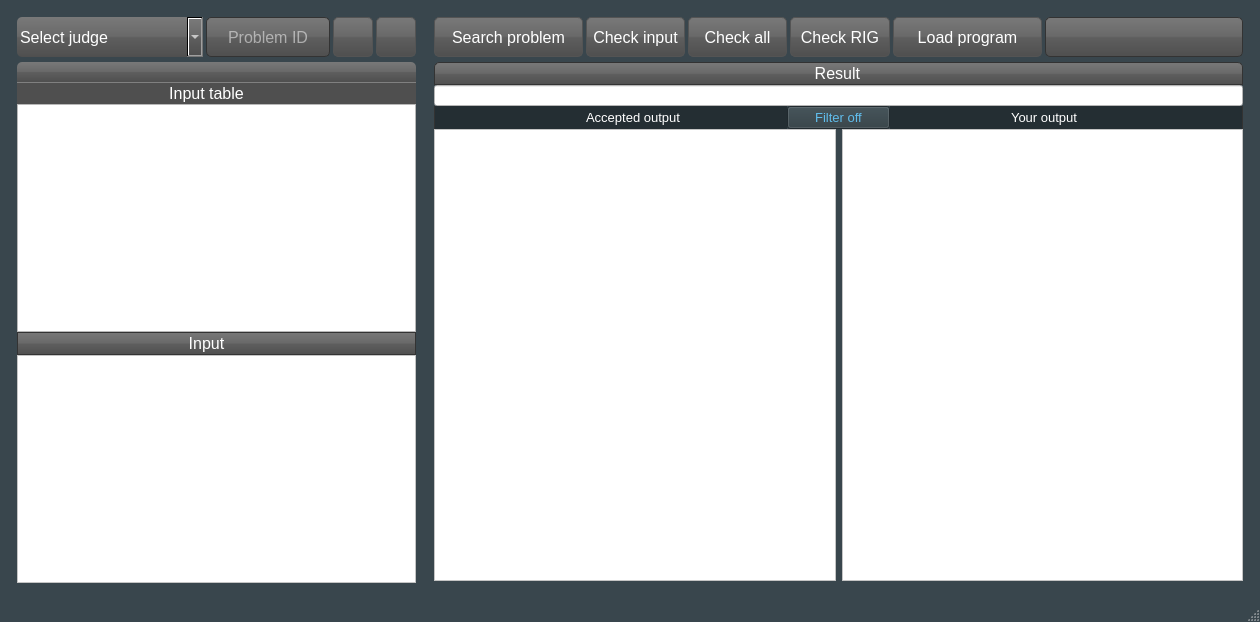
<?xml version="1.0" encoding="UTF-8"?>
<ui version="4.0">
 <class>MainWindow</class>
 <widget class="QMainWindow" name="MainWindow">
  <property name="geometry">
   <rect>
    <x>0</x>
    <y>0</y>
    <width>1260</width>
    <height>622</height>
   </rect>
  </property>
  <property name="font">
   <font>
    <family>Microsoft Sans Serif</family>
    <pointsize>12</pointsize>
    <weight>50</weight>
    <bold>false</bold>
   </font>
  </property>
  <property name="windowTitle">
   <string>MainWindow</string>
  </property>
  <property name="styleSheet">
   <string notr="true">QMainWindow {
	background: #39464d;
}

QComboBox {
	background: #39464d;
}

QComboBox QAbstractItemView {
	background: #39464d;
}

QTableWidget QTableCornerButton::section {
    background-color: #242e33;
}

QTextEdit:hover {
  border: 1px solid #3385ff;
}

QPlainTextEdit:hover {
  border: 1px solid #3385ff;
}

QTableWidget:hover {
  border: 1px solid #3385ff;
}

QToolTip {
	border: none;
	background-color: #F4F9D4;
	color: black;
	font-size: 12px;
}

</string>
  </property>
  <widget class="QWidget" name="centralWidget">
   <property name="styleSheet">
    <string notr="true"/>
   </property>
   <layout class="QGridLayout" name="gridLayout_2">
    <item row="0" column="1">
     <layout class="QVBoxLayout" name="verticalLayout" stretch="0">
      <property name="spacing">
       <number>6</number>
      </property>
      <item>
       <layout class="QHBoxLayout" name="horizontalLayout_2" stretch="1,2">
        <property name="spacing">
         <number>6</number>
        </property>
        <item>
         <layout class="QVBoxLayout" name="verticalLayout_3" stretch="0,0,0,0,0,0,0,0">
          <property name="spacing">
           <number>0</number>
          </property>
          <property name="sizeConstraint">
           <enum>QLayout::SetDefaultConstraint</enum>
          </property>
          <property name="leftMargin">
           <number>6</number>
          </property>
          <property name="topMargin">
           <number>6</number>
          </property>
          <property name="rightMargin">
           <number>6</number>
          </property>
          <property name="bottomMargin">
           <number>6</number>
          </property>
          <item>
           <layout class="QHBoxLayout" name="horizontalLayout_11" stretch="3,2,0,0">
            <property name="spacing">
             <number>3</number>
            </property>
            <item>
             <widget class="QComboBox" name="judgeSelect">
              <property name="minimumSize">
               <size>
                <width>104</width>
                <height>0</height>
               </size>
              </property>
              <property name="maximumSize">
               <size>
                <width>240</width>
                <height>40</height>
               </size>
              </property>
              <property name="font">
               <font>
                <family>Microsoft Sans Serif</family>
                <pointsize>12</pointsize>
               </font>
              </property>
              <property name="layoutDirection">
               <enum>Qt::LeftToRight</enum>
              </property>
              <property name="styleSheet">
               <string notr="true">border-radius: 5px;
background: qlineargradient(x1:0, y1:0, x2:0, y2:1, stop:0 #797979, stop:0.48 #696969, stop:0.52 #5e5e5e, stop:1 #4f4f4f);
padding: 1px 23px 1px 3px;
min-width: 6em;
color: #ffffff;
border: none;

</string>
              </property>
              <property name="currentText">
               <string>Select judge</string>
              </property>
              <item>
               <property name="text">
                <string>Select judge</string>
               </property>
              </item>
              <item>
               <property name="text">
                <string>Toph</string>
               </property>
              </item>
              <item>
               <property name="text">
                <string>Dev Skill</string>
               </property>
              </item>
              <item>
               <property name="text">
                <string>CATS Online Judge</string>
               </property>
              </item>
              <item>
               <property name="text">
                <string>URI Online Judge</string>
               </property>
              </item>
              <item>
               <property name="text">
                <string>Facebook Hacker Cup</string>
               </property>
              </item>
              <item>
               <property name="text">
                <string>Light Online Judge</string>
               </property>
              </item>
              <item>
               <property name="text">
                <string>Google Code Jam</string>
               </property>
              </item>
              <item>
               <property name="text">
                <string>UVa Online Judge</string>
               </property>
              </item>
              <item>
               <property name="text">
                <string>ACM-ICPC Live Archive</string>
               </property>
              </item>
             </widget>
            </item>
            <item>
             <widget class="QLineEdit" name="problemId">
              <property name="minimumSize">
               <size>
                <width>80</width>
                <height>40</height>
               </size>
              </property>
              <property name="font">
               <font>
                <family>Microsoft Sans Serif</family>
                <pointsize>12</pointsize>
               </font>
              </property>
              <property name="styleSheet">
               <string notr="true">QLineEdit {
border: 1px solid #333333;
	border-radius: 5px;
	background: qlineargradient(x1:0, y1:0, x2:0, y2:1, stop:0 #797979, stop:0.48 #696969, stop:0.52 #5e5e5e, stop:1 #4f4f4f);
	min-width: 6em;
	color: #ffffff;

padding: 0px;
text-align: center;
}</string>
              </property>
              <property name="inputMask">
               <string/>
              </property>
              <property name="text">
               <string/>
              </property>
              <property name="alignment">
               <set>Qt::AlignCenter</set>
              </property>
              <property name="placeholderText">
               <string>Problem ID</string>
              </property>
             </widget>
            </item>
            <item>
             <widget class="QPushButton" name="hintButton">
              <property name="sizePolicy">
               <sizepolicy hsizetype="Fixed" vsizetype="Fixed">
                <horstretch>0</horstretch>
                <verstretch>0</verstretch>
               </sizepolicy>
              </property>
              <property name="minimumSize">
               <size>
                <width>40</width>
                <height>40</height>
               </size>
              </property>
              <property name="maximumSize">
               <size>
                <width>40</width>
                <height>40</height>
               </size>
              </property>
              <property name="font">
               <font>
                <family>DejaVu Sans</family>
               </font>
              </property>
              <property name="styleSheet">
               <string notr="true">QPushButton {
   background: qlineargradient(x1:0, y1:0, x2:0, y2:1, stop:0 #797979, stop:0.48 #696969, stop:0.52 #5e5e5e, stop:1 #4f4f4f);
   border-color: #545454;
   border-width: 1px;
   border-radius: 5px;
   border-style: solid;
   color: white;
 }

QPushButton:pressed {
   background: qradialgradient(cx:0.5, cy:0.5, radius:1, fx:0.5, fy:0.5, stop:0 #dddddd, stop:1 #777777);
}</string>
              </property>
              <property name="text">
               <string/>
              </property>
             </widget>
            </item>
            <item>
             <widget class="QLabel" name="loadLabel">
              <property name="minimumSize">
               <size>
                <width>40</width>
                <height>40</height>
               </size>
              </property>
              <property name="maximumSize">
               <size>
                <width>40</width>
                <height>40</height>
               </size>
              </property>
              <property name="font">
               <font>
                <family>DejaVu Sans</family>
               </font>
              </property>
              <property name="styleSheet">
               <string notr="true">   background: qlineargradient(x1:0, y1:0, x2:0, y2:1, stop:0 #797979, stop:0.48 #696969, stop:0.52 #5e5e5e, stop:1 #4f4f4f);
   border-color: #545454;
   border-width: 1px;
   border-radius: 5px;
   border-style: solid;
   color: white;</string>
              </property>
              <property name="text">
               <string/>
              </property>
             </widget>
            </item>
           </layout>
          </item>
          <item>
           <spacer name="verticalSpacer">
            <property name="orientation">
             <enum>Qt::Vertical</enum>
            </property>
            <property name="sizeType">
             <enum>QSizePolicy::Fixed</enum>
            </property>
            <property name="sizeHint" stdset="0">
             <size>
              <width>0</width>
              <height>5</height>
             </size>
            </property>
           </spacer>
          </item>
          <item>
           <layout class="QVBoxLayout" name="verticalLayout_6">
            <property name="spacing">
             <number>0</number>
            </property>
            <item>
             <widget class="QLabel" name="probNameLabel">
              <property name="font">
               <font>
                <family>Microsoft Sans Serif</family>
                <pointsize>12</pointsize>
               </font>
              </property>
              <property name="layoutDirection">
               <enum>Qt::LeftToRight</enum>
              </property>
              <property name="styleSheet">
               <string notr="true">border-top-left-radius: 5px;
border-top-right-radius: 5px;
background: qlineargradient(x1:0, y1:0, x2:0, y2:1, stop:0 #797979, stop:0.48 #696969, stop:0.52 #5e5e5e, stop:1 #4f4f4f);
padding: 1px 23px 1px 3px;
min-width: 6em;
color: #ffffff;
text-align: center;</string>
              </property>
              <property name="text">
               <string/>
              </property>
              <property name="alignment">
               <set>Qt::AlignCenter</set>
              </property>
             </widget>
            </item>
            <item>
             <widget class="QLabel" name="label_7">
              <property name="minimumSize">
               <size>
                <width>0</width>
                <height>1</height>
               </size>
              </property>
              <property name="maximumSize">
               <size>
                <width>16777215</width>
                <height>1</height>
               </size>
              </property>
              <property name="styleSheet">
               <string notr="true">background: gray;</string>
              </property>
              <property name="text">
               <string/>
              </property>
             </widget>
            </item>
            <item>
             <widget class="QLabel" name="label_6">
              <property name="minimumSize">
               <size>
                <width>104</width>
                <height>20</height>
               </size>
              </property>
              <property name="font">
               <font>
                <family>Microsoft Sans Serif</family>
                <pointsize>12</pointsize>
               </font>
              </property>
              <property name="styleSheet">
               <string notr="true">background: #4f4f4f;
padding: 1px 23px 1px 3px;
min-width: 6em;
color: #ffffff;
text-align: center;</string>
              </property>
              <property name="text">
               <string>Input table</string>
              </property>
              <property name="alignment">
               <set>Qt::AlignCenter</set>
              </property>
             </widget>
            </item>
           </layout>
          </item>
          <item>
           <layout class="QHBoxLayout" name="horizontalLayout_8">
            <property name="spacing">
             <number>0</number>
            </property>
           </layout>
          </item>
          <item>
           <spacer name="verticalSpacer_2">
            <property name="orientation">
             <enum>Qt::Vertical</enum>
            </property>
            <property name="sizeType">
             <enum>QSizePolicy::Fixed</enum>
            </property>
            <property name="sizeHint" stdset="0">
             <size>
              <width>20</width>
              <height>0</height>
             </size>
            </property>
           </spacer>
          </item>
          <item>
           <widget class="InfoTable" name="inputTable">
            <property name="font">
             <font>
              <family>Microsoft Sans Serif</family>
              <pointsize>12</pointsize>
             </font>
            </property>
            <property name="styleSheet">
             <string notr="true"/>
            </property>
           </widget>
          </item>
          <item>
           <widget class="QLabel" name="label_3">
            <property name="font">
             <font>
              <family>Microsoft Sans Serif</family>
              <pointsize>12</pointsize>
             </font>
            </property>
            <property name="layoutDirection">
             <enum>Qt::LeftToRight</enum>
            </property>
            <property name="styleSheet">
             <string notr="true">border: 1px solid #333333;
	background: qlineargradient(x1:0, y1:0, x2:0, y2:1, stop:0 #797979, stop:0.48 #696969, stop:0.52 #5e5e5e, stop:1 #4f4f4f);
	padding: 1px 23px 1px 3px;
	min-width: 6em;
	color: #ffffff;</string>
            </property>
            <property name="text">
             <string>Input</string>
            </property>
            <property name="alignment">
             <set>Qt::AlignCenter</set>
            </property>
           </widget>
          </item>
          <item>
           <widget class="Editor" name="customIn">
            <property name="font">
             <font>
              <family>Courier</family>
              <pointsize>12</pointsize>
              <weight>50</weight>
              <bold>false</bold>
             </font>
            </property>
            <property name="styleSheet">
             <string notr="true">QPlainTextEdit {
background: white;
}</string>
            </property>
           </widget>
          </item>
         </layout>
        </item>
        <item>
         <layout class="QVBoxLayout" name="verticalLayout_2" stretch="0,0,0,0,0,0,0">
          <property name="spacing">
           <number>0</number>
          </property>
          <property name="leftMargin">
           <number>6</number>
          </property>
          <property name="topMargin">
           <number>6</number>
          </property>
          <property name="rightMargin">
           <number>6</number>
          </property>
          <property name="bottomMargin">
           <number>6</number>
          </property>
          <item>
           <layout class="QHBoxLayout" name="horizontalLayout_13" stretch="3,2,2,2,3,4">
            <property name="spacing">
             <number>3</number>
            </property>
            <item>
             <widget class="QPushButton" name="searchProb">
              <property name="minimumSize">
               <size>
                <width>0</width>
                <height>40</height>
               </size>
              </property>
              <property name="font">
               <font>
                <family>Microsoft Sans Serif</family>
                <pointsize>12</pointsize>
               </font>
              </property>
              <property name="styleSheet">
               <string notr="true">QPushButton {
   background: qlineargradient(x1:0, y1:0, x2:0, y2:1, stop:0 #797979, stop:0.48 #696969, stop:0.52 #5e5e5e, stop:1 #4f4f4f);
   border-color: #545454;
   border-width: 1px;
   border-radius: 5px;
   border-style: solid;
   color: white;
                     }
QPushButton:pressed {
   background: qradialgradient(cx:0.5, cy:0.5, radius:1, fx:0.5, fy:0.5, stop:0 #dddddd, stop:1 #777777);
}</string>
              </property>
              <property name="text">
               <string>Search problem</string>
              </property>
             </widget>
            </item>
            <item>
             <widget class="QPushButton" name="checkIn">
              <property name="minimumSize">
               <size>
                <width>0</width>
                <height>40</height>
               </size>
              </property>
              <property name="maximumSize">
               <size>
                <width>16777215</width>
                <height>16777215</height>
               </size>
              </property>
              <property name="font">
               <font>
                <family>Microsoft Sans Serif</family>
                <pointsize>12</pointsize>
               </font>
              </property>
              <property name="styleSheet">
               <string notr="true">QPushButton {
   background: qlineargradient(x1:0, y1:0, x2:0, y2:1, stop:0 #797979, stop:0.48 #696969, stop:0.52 #5e5e5e, stop:1 #4f4f4f);
   border-color: #545454;
   border-width: 1px;
   border-radius: 5px;
   border-style: solid;
   color: white;
                     }
QPushButton:pressed {
   background: qradialgradient(cx:0.5, cy:0.5, radius:1, fx:0.5, fy:0.5, stop:0 #dddddd, stop:1 #777777);
}</string>
              </property>
              <property name="text">
               <string>Check input</string>
              </property>
             </widget>
            </item>
            <item>
             <widget class="QPushButton" name="checkAll">
              <property name="minimumSize">
               <size>
                <width>0</width>
                <height>40</height>
               </size>
              </property>
              <property name="font">
               <font>
                <family>Microsoft Sans Serif</family>
                <pointsize>12</pointsize>
               </font>
              </property>
              <property name="styleSheet">
               <string notr="true">QPushButton {
   background: qlineargradient(x1:0, y1:0, x2:0, y2:1, stop:0 #797979, stop:0.48 #696969, stop:0.52 #5e5e5e, stop:1 #4f4f4f);
   border-color: #545454;
   border-width: 1px;
   border-radius: 5px;
   border-style: solid;
   color: white;
                     }
QPushButton:pressed {
   background: qradialgradient(cx:0.5, cy:0.5, radius:1, fx:0.5, fy:0.5, stop:0 #dddddd, stop:1 #777777);
}</string>
              </property>
              <property name="text">
               <string>Check all</string>
              </property>
             </widget>
            </item>
            <item>
             <widget class="QPushButton" name="checkRIG">
              <property name="minimumSize">
               <size>
                <width>0</width>
                <height>40</height>
               </size>
              </property>
              <property name="font">
               <font>
                <family>Microsoft Sans Serif</family>
                <pointsize>12</pointsize>
               </font>
              </property>
              <property name="styleSheet">
               <string notr="true">QPushButton {
   background: qlineargradient(x1:0, y1:0, x2:0, y2:1, stop:0 #797979, stop:0.48 #696969, stop:0.52 #5e5e5e, stop:1 #4f4f4f);
   border-color: #545454;
   border-width: 1px;
   border-radius: 5px;
   border-style: solid;
   color: white;
                     }
QPushButton:pressed {
   background: qradialgradient(cx:0.5, cy:0.5, radius:1, fx:0.5, fy:0.5, stop:0 #dddddd, stop:1 #777777);
}</string>
              </property>
              <property name="text">
               <string>Check RIG</string>
              </property>
             </widget>
            </item>
            <item>
             <widget class="QPushButton" name="submitCode">
              <property name="minimumSize">
               <size>
                <width>0</width>
                <height>40</height>
               </size>
              </property>
              <property name="font">
               <font>
                <family>Microsoft Sans Serif</family>
                <pointsize>12</pointsize>
               </font>
              </property>
              <property name="styleSheet">
               <string notr="true">QPushButton {
   background: qlineargradient(x1:0, y1:0, x2:0, y2:1, stop:0 #797979, stop:0.48 #696969, stop:0.52 #5e5e5e, stop:1 #4f4f4f);
   border-color: #545454;
   border-width: 1px;
   border-radius: 5px;
   border-style: solid;
   color: white;
                     }
QPushButton:pressed {
   background: qradialgradient(cx:0.5, cy:0.5, radius:1, fx:0.5, fy:0.5, stop:0 #dddddd, stop:1 #777777);
}</string>
              </property>
              <property name="text">
               <string>Load program</string>
              </property>
             </widget>
            </item>
            <item>
             <widget class="LineEdit" name="timeLimitIn">
              <property name="minimumSize">
               <size>
                <width>80</width>
                <height>40</height>
               </size>
              </property>
              <property name="font">
               <font>
                <family>Microsoft Sans Serif</family>
                <pointsize>12</pointsize>
               </font>
              </property>
              <property name="styleSheet">
               <string notr="true">QLineEdit {
border: 1px solid #333333;
	border-radius: 5px;
	background: qlineargradient(x1:0, y1:0, x2:0, y2:1, stop:0 #797979, stop:0.48 #696969, stop:0.52 #5e5e5e, stop:1 #4f4f4f);
	min-width: 6em;
	color: #ffffff;

padding: 0px;
text-align: center;
}</string>
              </property>
              <property name="alignment">
               <set>Qt::AlignCenter</set>
              </property>
              <property name="placeholderText">
               <string/>
              </property>
             </widget>
            </item>
           </layout>
          </item>
          <item>
           <spacer name="verticalSpacer_3">
            <property name="orientation">
             <enum>Qt::Vertical</enum>
            </property>
            <property name="sizeType">
             <enum>QSizePolicy::Fixed</enum>
            </property>
            <property name="sizeHint" stdset="0">
             <size>
              <width>0</width>
              <height>5</height>
             </size>
            </property>
           </spacer>
          </item>
          <item>
           <widget class="QLabel" name="label">
            <property name="font">
             <font>
              <family>Microsoft Sans Serif</family>
              <pointsize>12</pointsize>
             </font>
            </property>
            <property name="layoutDirection">
             <enum>Qt::LeftToRight</enum>
            </property>
            <property name="styleSheet">
             <string notr="true">border: 1px solid #333333;
border-top-left-radius: 5px;
border-top-right-radius: 5px;
background: qlineargradient(x1:0, y1:0, x2:0, y2:1, stop:0 #797979, stop:0.48 #696969, stop:0.52 #5e5e5e, stop:1 #4f4f4f);
padding: 1px 23px 1px 3px;
min-width: 6em;
color: #ffffff;
text-align: center;</string>
            </property>
            <property name="text">
             <string>    Result</string>
            </property>
            <property name="alignment">
             <set>Qt::AlignCenter</set>
            </property>
           </widget>
          </item>
          <item>
           <widget class="QLineEdit" name="resultLine">
            <property name="minimumSize">
             <size>
              <width>0</width>
              <height>21</height>
             </size>
            </property>
            <property name="maximumSize">
             <size>
              <width>16777215</width>
              <height>21</height>
             </size>
            </property>
            <property name="font">
             <font>
              <family>Microsoft Sans Serif</family>
              <pointsize>10</pointsize>
             </font>
            </property>
            <property name="styleSheet">
             <string notr="true">QLineEdit {
background: white;
border-left: 1px solid #333333;
border-right: 1px solid #333333;
}</string>
            </property>
            <property name="readOnly">
             <bool>true</bool>
            </property>
           </widget>
          </item>
          <item>
           <layout class="QHBoxLayout" name="horizontalLayout_9">
            <property name="spacing">
             <number>0</number>
            </property>
            <item>
             <layout class="QHBoxLayout" name="horizontalLayout" stretch="0,3,1,3,0">
              <property name="spacing">
               <number>0</number>
              </property>
              <item>
               <widget class="QLabel" name="label_4">
                <property name="styleSheet">
                 <string notr="true">color: #242e33;
background: #242e33;
padding: 0px;
border-left: 1px solid #333333;</string>
                </property>
                <property name="text">
                 <string>TextLel</string>
                </property>
               </widget>
              </item>
              <item>
               <widget class="QLabel" name="acOutLabel">
                <property name="minimumSize">
                 <size>
                  <width>0</width>
                  <height>22</height>
                 </size>
                </property>
                <property name="font">
                 <font>
                  <family>Microsoft Sans Serif</family>
                  <pointsize>10</pointsize>
                 </font>
                </property>
                <property name="styleSheet">
                 <string notr="true">color: white;
background: #242e33;
padding: 0px;
</string>
                </property>
                <property name="text">
                 <string>Accepted output</string>
                </property>
                <property name="alignment">
                 <set>Qt::AlignCenter</set>
                </property>
               </widget>
              </item>
              <item>
               <widget class="QPushButton" name="filter">
                <property name="font">
                 <font>
                  <family>Microsoft Sans Serif</family>
                  <pointsize>10</pointsize>
                 </font>
                </property>
                <property name="styleSheet">
                 <string notr="true">color: rgb(96, 189, 236);
background: #2d3a40;
text-align: center;

</string>
                </property>
                <property name="text">
                 <string>Filter off</string>
                </property>
                <property name="checkable">
                 <bool>true</bool>
                </property>
               </widget>
              </item>
              <item>
               <widget class="QLabel" name="yourOutLabel">
                <property name="font">
                 <font>
                  <family>Microsoft Sans Serif</family>
                  <pointsize>10</pointsize>
                 </font>
                </property>
                <property name="layoutDirection">
                 <enum>Qt::LeftToRight</enum>
                </property>
                <property name="styleSheet">
                 <string notr="true">color: white;
background: #242e33;
padding: 0px;
</string>
                </property>
                <property name="text">
                 <string>Your output</string>
                </property>
                <property name="scaledContents">
                 <bool>false</bool>
                </property>
                <property name="alignment">
                 <set>Qt::AlignCenter</set>
                </property>
               </widget>
              </item>
              <item>
               <widget class="QLabel" name="label_5">
                <property name="styleSheet">
                 <string notr="true">color: #242e33;
background: #242e33;
padding: 0px;
border-right: 1px solid #333333;
</string>
                </property>
                <property name="text">
                 <string>Textbel</string>
                </property>
               </widget>
              </item>
             </layout>
            </item>
           </layout>
          </item>
          <item>
           <layout class="QHBoxLayout" name="horizontalLayout_6">
            <property name="spacing">
             <number>6</number>
            </property>
            <item>
             <widget class="Editor" name="acOut">
              <property name="font">
               <font>
                <family>Courier</family>
                <pointsize>12</pointsize>
               </font>
              </property>
              <property name="styleSheet">
               <string notr="true">QPlainTextEdit {
background: white;
}</string>
              </property>
              <property name="lineWidth">
               <number>1</number>
              </property>
             </widget>
            </item>
            <item>
             <widget class="Editor" name="yourOut">
              <property name="font">
               <font>
                <family>Courier</family>
                <pointsize>12</pointsize>
               </font>
              </property>
              <property name="layoutDirection">
               <enum>Qt::LeftToRight</enum>
              </property>
              <property name="styleSheet">
               <string notr="true">QPlainTextEdit {
background: white;
}</string>
              </property>
             </widget>
            </item>
           </layout>
          </item>
          <item>
           <spacer name="verticalSpacer_4">
            <property name="orientation">
             <enum>Qt::Vertical</enum>
            </property>
            <property name="sizeType">
             <enum>QSizePolicy::Fixed</enum>
            </property>
            <property name="sizeHint" stdset="0">
             <size>
              <width>20</width>
              <height>2</height>
             </size>
            </property>
           </spacer>
          </item>
         </layout>
        </item>
       </layout>
      </item>
     </layout>
    </item>
   </layout>
  </widget>
  <widget class="QMenuBar" name="menuBar">
   <property name="geometry">
    <rect>
     <x>0</x>
     <y>0</y>
     <width>1260</width>
     <height>21</height>
    </rect>
   </property>
  </widget>
  <widget class="QStatusBar" name="statusBar"/>
 </widget>
 <layoutdefault spacing="6" margin="11"/>
 <customwidgets>
  <customwidget>
   <class>Editor</class>
   <extends>QPlainTextEdit</extends>
   <header>editor.h</header>
  </customwidget>
  <customwidget>
   <class>LineEdit</class>
   <extends>QLineEdit</extends>
   <header>lineedit.h</header>
  </customwidget>
  <customwidget>
   <class>InfoTable</class>
   <extends>QTableWidget</extends>
   <header location="global">infotable.h</header>
  </customwidget>
 </customwidgets>
 <resources/>
 <connections/>
</ui>
